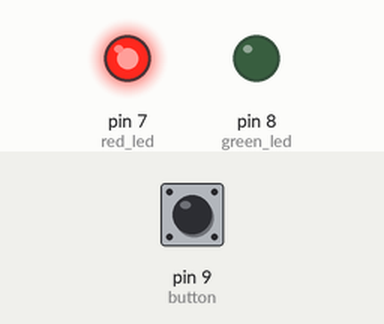
Recording of a sketch running on a simulated Arduino Uno, built with avr-gcc and run on an emulated ATmega328P. Parts: output pins drawn as LEDs (lit = HIGH). The inputs (shaded band) are chosen by the test bench; at power-on: pin 9 (button) HIGH.

Above: at 1.2 s.
1.3 s: pin 9 (button) pulled LOW for 0.15 s
At 2.7 s:
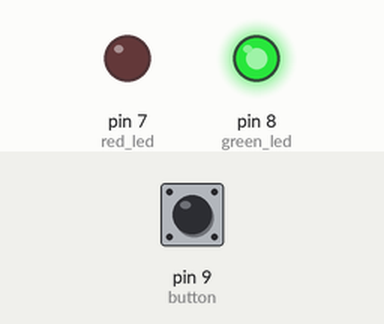
3.0 s: pin 9 (button) pulled LOW for 1 s
At 4.0 s:
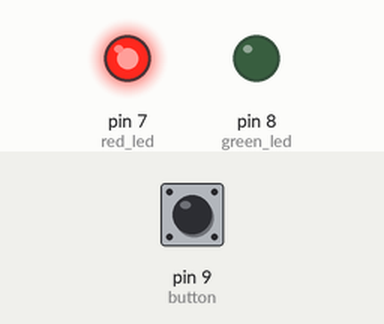
5.5 s: pin 9 (button) pulled LOW for 3.2 s
At 7.1 s:
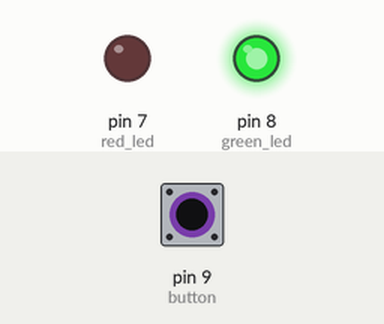
Timing chart, 0 to 8.6 s (numbered marks = the images above; inputs shaded):
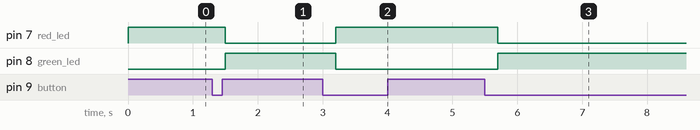

Measured:
- after the input at 1.3 s, pin 7 (red_led): HIGH → LOW after 0.20 s; pin 8 (green_led): LOW → HIGH after 0.20 s
- after the input at 3.0 s, pin 7 (red_led): LOW → HIGH after 0.20 s; pin 8 (green_led): HIGH → LOW after 0.20 s
- after the input at 5.5 s, pin 7 (red_led): HIGH → LOW after 0.20 s; pin 8 (green_led): LOW → HIGH after 0.20 s

The sketch:

Traffic_Lights.ino
```cpp
const int red_led = 7;
const int green_led = 8;
const int button = 9;
int state = 0;


void toggle() {
  if (state == 0) { // red -> on , green -> off
    digitalWrite(green_led,HIGH);
    digitalWrite(red_led,LOW);
  }
  else {
    digitalWrite(green_led,LOW);
    digitalWrite(red_led,HIGH);
  }
}

void setup() {
  pinMode(button,INPUT_PULLUP);
  pinMode(green_led,OUTPUT);
  pinMode(red_led,OUTPUT);

  // initial state: red on, green off
  digitalWrite(green_led,LOW);
  digitalWrite(red_led,HIGH);
}

void loop() {
  if (digitalRead(button) == LOW) {
    delay(200); // solve debounce
    toggle();
    state = (state+1) % 2;
    while (digitalRead(button) == LOW); // wait for release
  }
}
```
